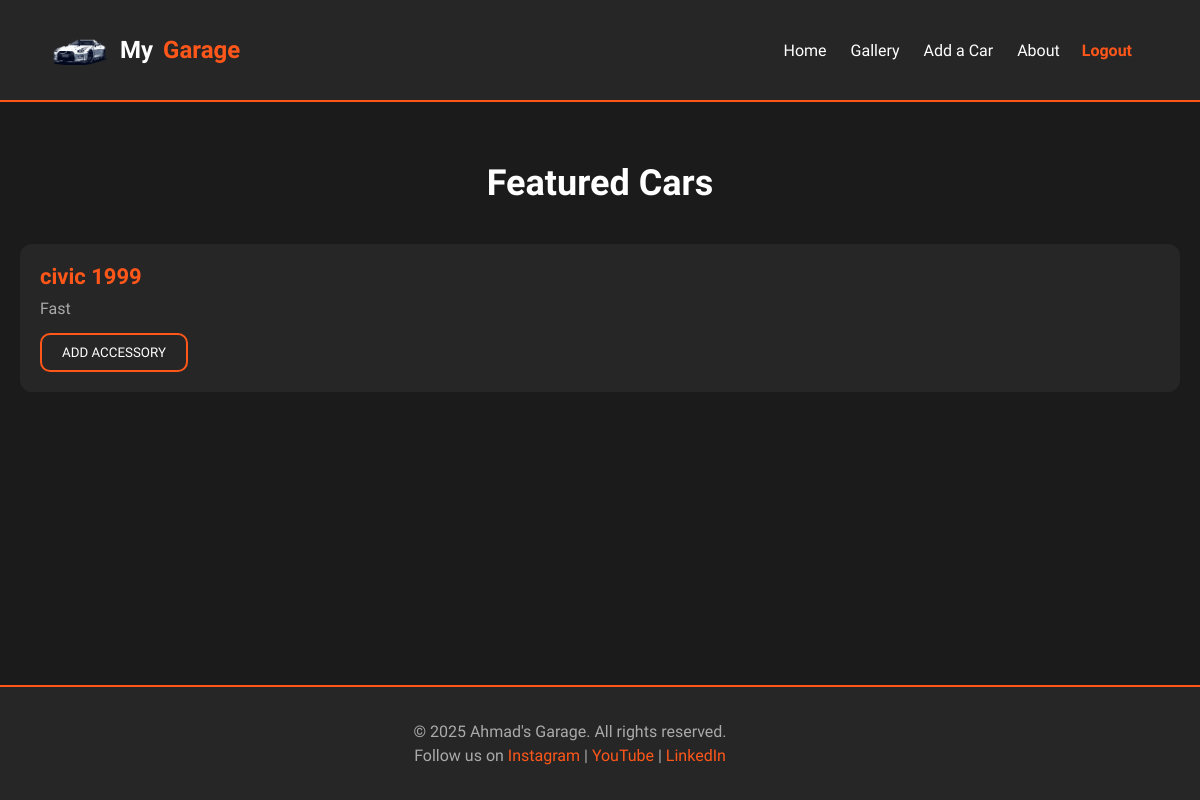
The app's page /gallery/ (signed in), older data.
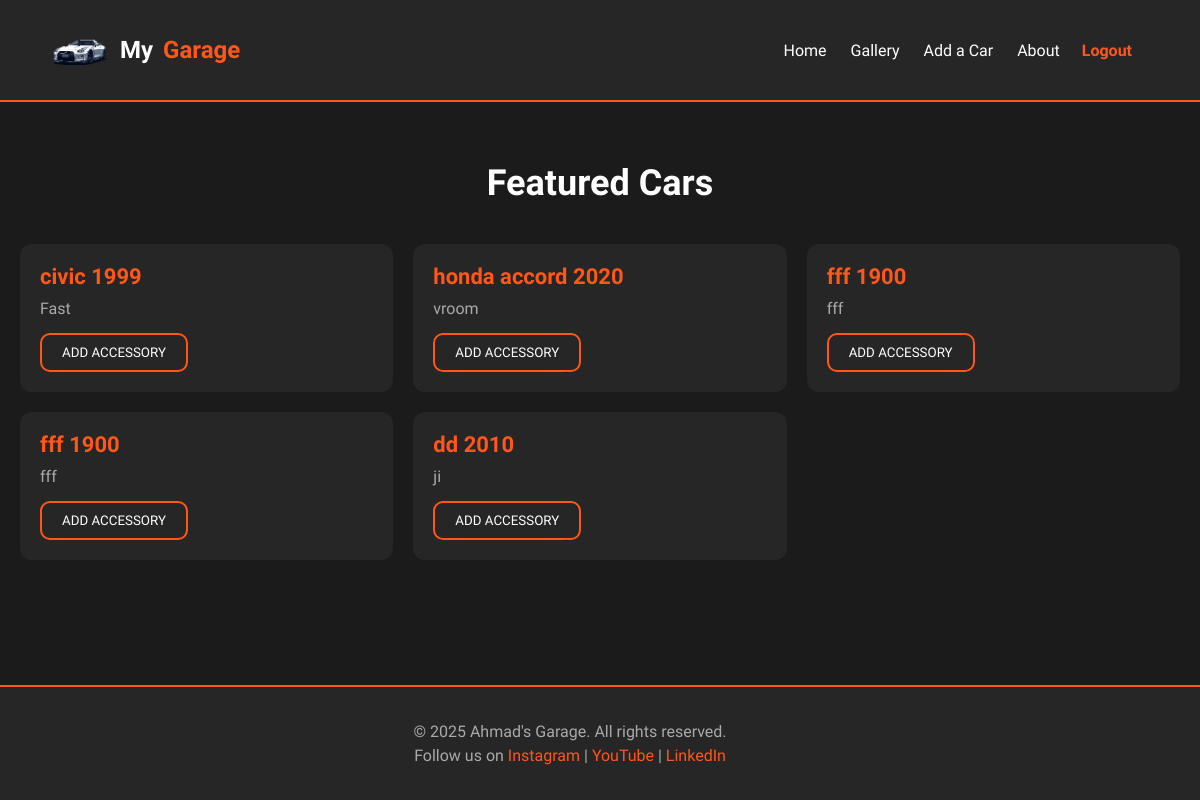
The same page, newer data.
### main_app/models.py (models this page shows, shortened)
class Car(models.Model):
    name = models.CharField(max_length=100)
    color = models.CharField(max_length=50)
    year = models.IntegerField()
    model = models.CharField(max_length=100)
    description = models.TextField(max_length=500)
    price = models.IntegerField()
    user = models.ForeignKey(User, on_delete=models.CASCADE) # forein key linking to a user account

### main_app/views.py (the view)
# urls.py: path('gallery/', views.gallery, name='gallery'),  # Gallery page (using home view as placeholder)
@login_required
def gallery(request):
    cars = Car.objects.filter(user=request.user) # Fetch all car records from the database for this user
    return render(request, 'cars/gallery.html', {'cars': cars})

### main_app/templates/cars/gallery.html (shortened to what this page needs)
{% extends 'base.html' %}
{% load static %}
{% block head %}
    <link rel='stylesheet' type='text/css' href='{% static 'css/cars/gallery.css' %}'>
{% endblock %}
{% block content %}
    <section class="cars">
        <h2>Featured Cars</h2>
        <div class="car-grid">
            {% for car in cars %}
                <a href="{% url 'car-detail' car.id %}">
                    <div class="car-card">
                        <div class="car-info">
                            <h3>{{ car.name }} {{ car.year }}</h3>
                            <p>{{ car.description }}</p>
                            <button>Add Accessory</button>
                        </div>
                    </div>
                </a>
            {% endfor %}
        </div>
    </section>
{% endblock %}

Row changes from the older to the newer data that the page shows:
added Car: name "honda accord", year "2020", description "vroom"
added Car: name "fff", year "1900", description "fff"
added Car: name "fff", year "1900", description "fff"
added Car: name "dd", year "2010", description "ji"
